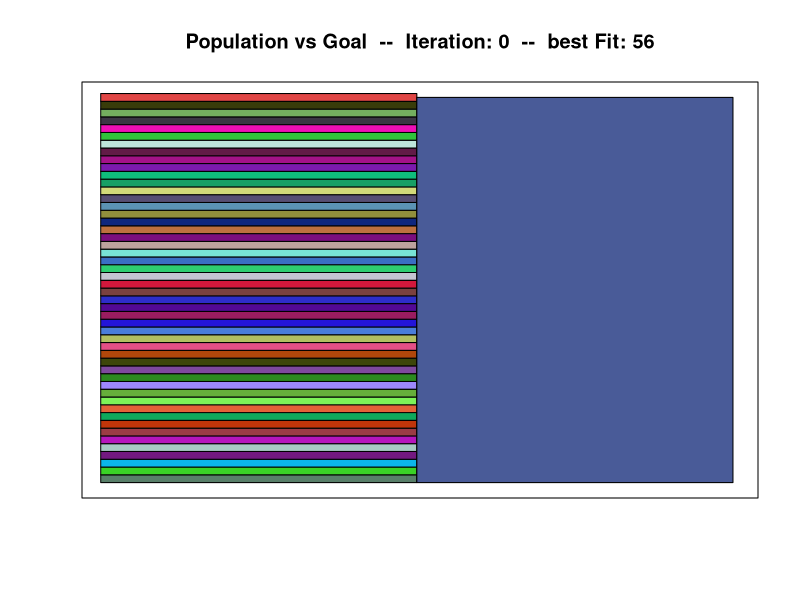
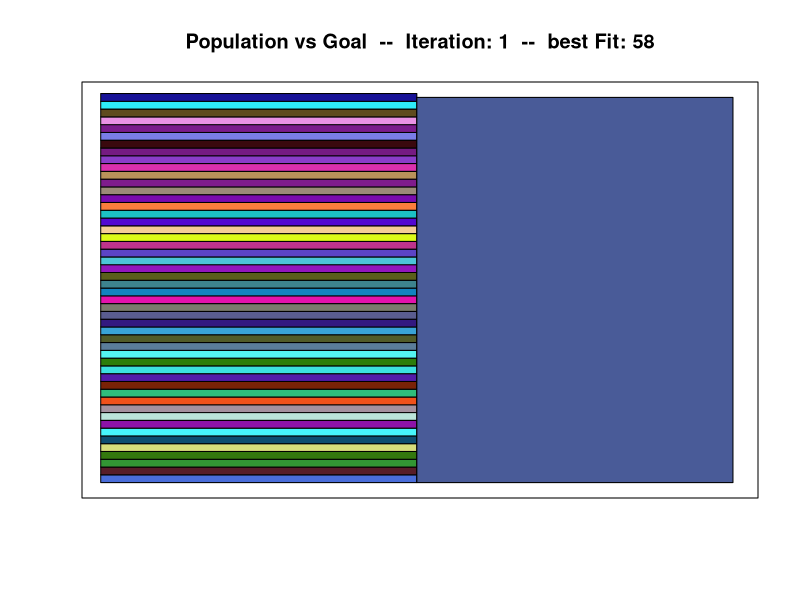
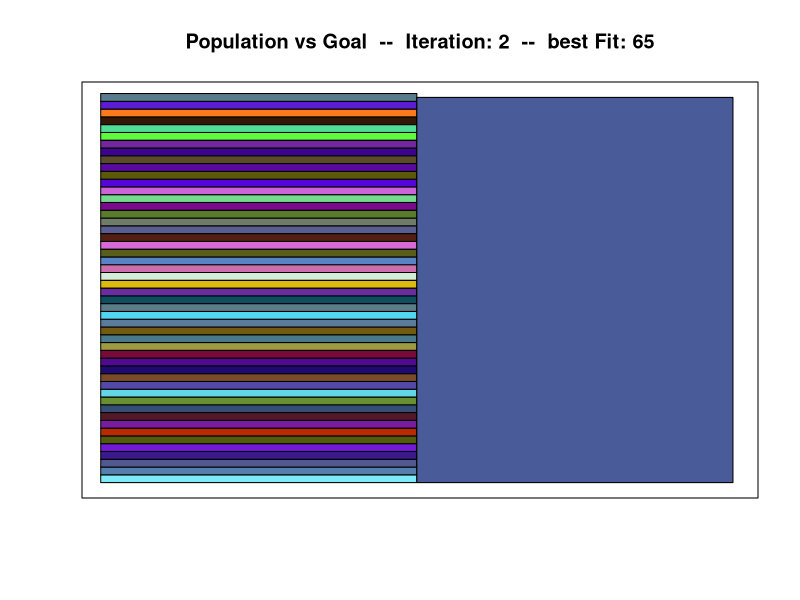
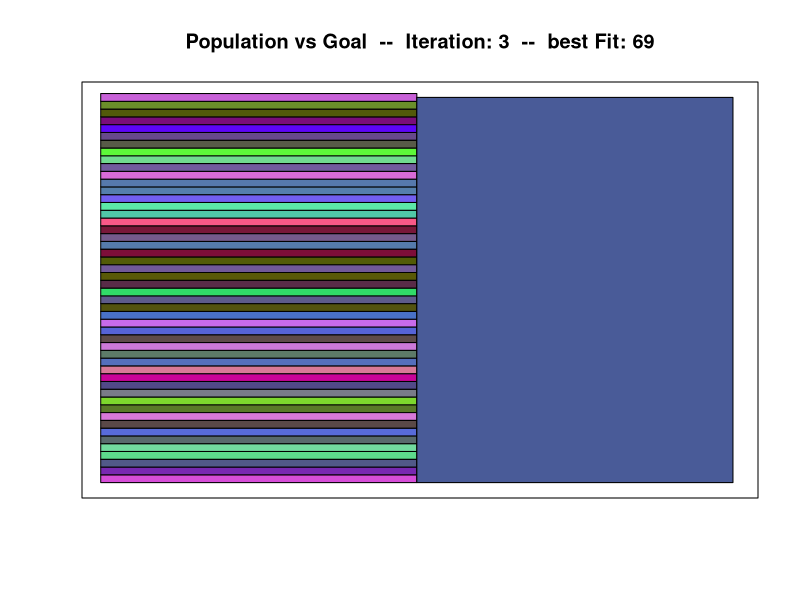
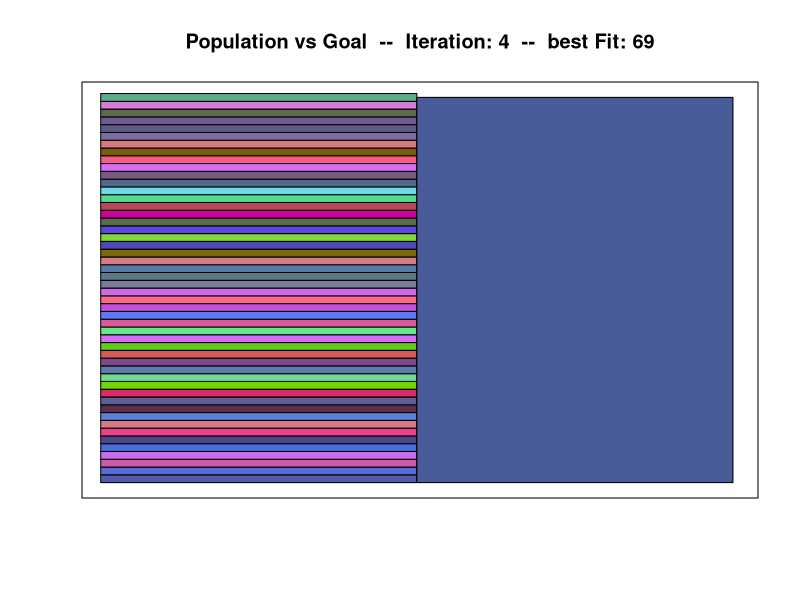
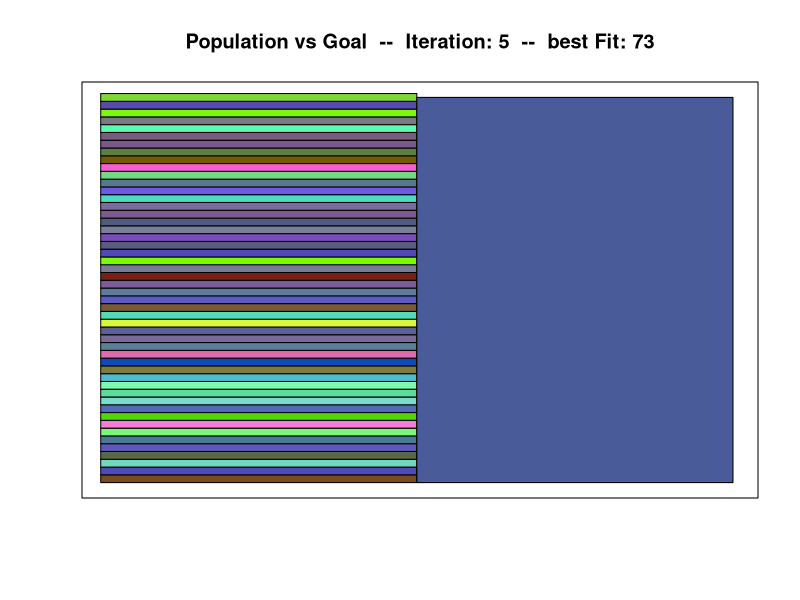
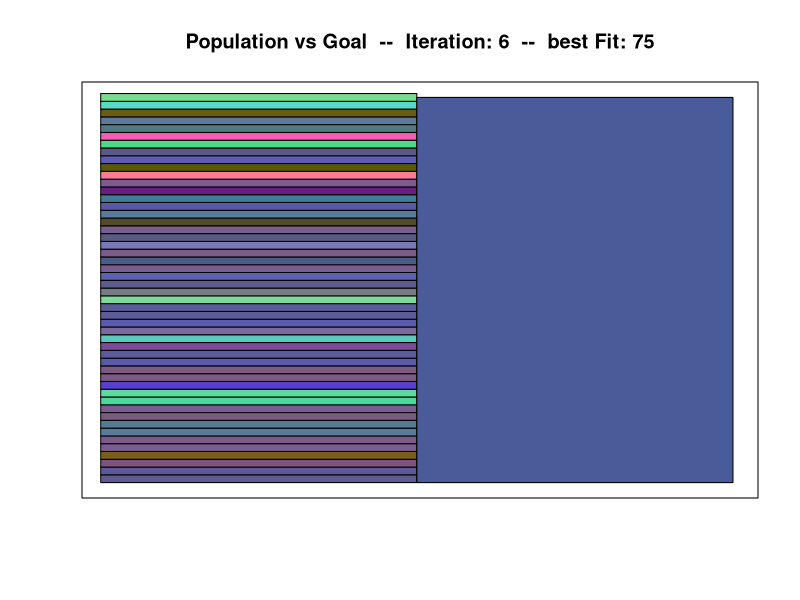
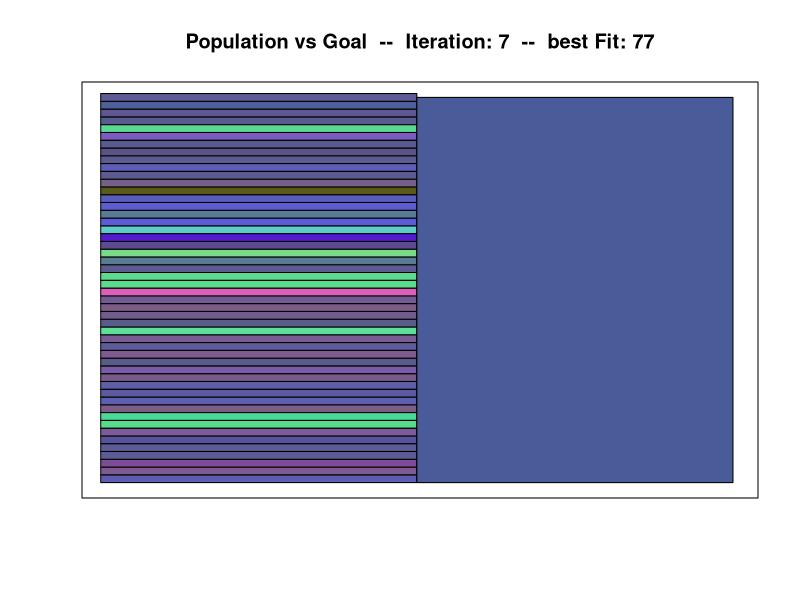

Write the R code that produced these figures, in order.

# resources: http://www.theprojectspot.com/tutorial-post/creating-a-genetic-algorithm-for-beginners/3

#' 1) initialize population with random attributes / parameters / genes
#' 2) evaluate fitness and assign procreation probability
#' 3) selection for procreation -- fittest have best probability of procreation
#' 4) crossover: blend the attributes of the parents to create a child
#' 5) mutation: allow for slight random variation in addition to blending
#' 6) repeat until we hit a termination clause / statement
#' 
#' Termination can be brought on by achieving a goal we set, hitting a
#' maximum number of iterations we set, or hitting a number of rounds without
#' a certain threshold of improvement
#' 
#' 
#' Eventually I'd like to rework this to be numeric values. That would open us up to more
#' mutation possibilities. But for now, the bits are pretty cool because they act more
#' like "genes"
#' 


################################################################################################
# Function Definitions for genetic algorithm ===================================================


# for creating a single individual:
generate_individual <- function(indi_size = 63) {
    random_numbs <- runif(indi_size, min = 0.0001, max = 1)
    temp_indi <- paste0(sapply(random_numbs, round), collapse='')
    return(temp_indi)
}



# for generating a population of individuals (still need to specify individual's size):
generate_population <- function(pop_size, indi_size) {
    pop <- character(pop_size)
    for(i in 1:pop_size) {
        temp_indi <- generate_individual(indi_size)
        pop[i] <- temp_indi
    }
    return(pop)
}



# calculate fitness for a single individual:
calc_fitness <- function(indi, solu) {
    indi_split <- strsplit(indi, '')[[1]]
    solu_split <- strsplit(solu, '')[[1]]
    fitness <- 0
    for(i in 1:length(indi_split)) {
        if(indi_split[i] == solu_split[i]) {
            fitness <- fitness + 1
        }
    }
    return(fitness)
}



# finds the fittest individual within a population of individuals
find_fittest <- function(pop, solu) {
    
    # what is the max fitness of this group and how many have that value
    all_fit_list <- sapply(pop, calc_fitness, solu=solu)
    max_fit <- max(all_fit_list)
    numb_fittest <- sum(all_fit_list == max_fit)
    
    # figure out the indeces where these exist
    fittest_indx <- which(all_fit_list == max_fit)
    
    # resolve ties if there are any (should only return single individual)
    if(numb_fittest > 1) {
        fittest_indi_indx <- round(sapply(1, runif, min=1, max=numb_fittest))
        single_fittest_indx <- fittest_indx[fittest_indi_indx]
        fittest_indi <- pop[single_fittest_indx]
    } else {
        fittest_indi <- pop[fittest_indx]
    }
    return(c(fittest_indi, as.integer(max_fit)))
}



# optional function for mutation of individuals:
mutate_indi <- function(indi, mutation_rate) {
    indi_chars <- strsplit(indi, '')[[1]]
    rand_nums <- runif(nchar(indi), min=0, max=1)
    mutation_indx <- which(rand_nums <= mutation_rate)
    indi_chars[mutation_indx]
    mutate_1_to_0_indx <- mutation_indx[indi_chars[mutation_indx] == '1']
    mutate_0_to_1_indx <- mutation_indx[indi_chars[mutation_indx] == '0']
    indi_chars[mutate_1_to_0_indx] <- '0'
    indi_chars[mutate_0_to_1_indx] <- '1'
    
    new_indi <- paste0(indi_chars, collapse='')
    return(new_indi)
}



# conduct a tournament:
run_tournament <- function(pop, solu, tourney_size=5, verbose=F) {
    # take a sample of size tourney_size of the population pop and find the fittest 
    pop_size <- length(pop)
    rand_indi_indx <- round(sapply(rep(1, tourney_size), runif, min=1, max=pop_size))
    tourney_pop <- pop[rand_indi_indx]
        if(verbose) {print(tourney_pop)}
    winner_results <- find_fittest(tourney_pop, solu)
        if(verbose) {print(winner_results)}
    tourney_winner <- winner_results[[1]]
    return(tourney_winner)
}



# crossover genes -- this is the mating activity where 2 individuals create a child:
conduct_crossover <- function(indi1, indi2) {
    use_indi1_gene <- as.logical(round(sapply(rep(1, nchar(indi1)), runif, min=0.0001, max=1)))
    child_indi <- character(nchar(indi1))
    child_indi[use_indi1_gene] <- strsplit(indi1, '')[[1]][use_indi1_gene]
    child_indi[!use_indi1_gene] <- strsplit(indi2, '')[[1]][!use_indi1_gene]
    child_indi <- paste0(child_indi, collapse="")
    return(child_indi)
}



# generate the next generation population -- combine several functions to create child generation
evolve_generation <- function(population, solution, mutate_rate) {
    child_gen <- character(length(population))
    for(i in 1:length(population)) {
        winner1 <- run_tournament(pop = population, solu = solution, verbose = F)
        winner2 <- run_tournament(pop = population, solu = solution, verbose = F)
        child_of_winners <- conduct_crossover(winner1, winner2)
        child_of_winners <- mutate_indi(child_of_winners, mutation_rate = mutation_rate)
        child_gen[i] <- child_of_winners
    }
    return(child_gen)
}


################################################################################################
# helper functions for plotting population against solution ==================================

# convert a binary character string to RGB color vector (0-1 scale of values)
indi_to_color <- function(indi) {
    # this function takes in an individual binary character string and returns RGB values
    if(nchar(indi) %% 3 != 0) {
        stop("Error: please us an individual character size that is 
             divisible by three (for splitting into RGB values)")
    }
    rgb_max_chars <- nchar(indi) / 3
    rgb_max <- strtoi(paste0(rep(1, times=rgb_max_chars), collapse = ''), base=2)
    redbin <- substr(indi, 1, rgb_max_chars)
    greenbin <- substr(indi, (rgb_max_chars + 1), rgb_max_chars * 2)
    bluebin <- substr(indi, ((rgb_max_chars*2)+1), rgb_max_chars * 3)  
    redval <- round(strtoi(redbin, base=2) / rgb_max, digits=3)
    greenval <- round(strtoi(greenbin, base=2) / rgb_max, digits=3)
    blueval <- round(strtoi(bluebin, base=2) / rgb_max, digits=3)
    
    return(c(redval, greenval, blueval))
    }



# plot the population of individuals against the goal solution
plot_pop_against_goal <- function(pop, goal, iteration='', fitness='') {
    # initialize our starting y point and how much we should increment
    start_y <- 1
    increment_y <- 100 / length(pop)
    plot(x=-5, y=-5, xlim=c(1, 100), ylim=c(1, 100), xlab='', ylab='', xaxt='n', yaxt='n', 
         main=paste0('Population vs Goal  --  Iteration: ', iteration, '  --  best Fit: ', fitness))
    
    for(i in 1:length(pop)) {
        temp_rgbs <- indi_to_color(pop[i])
        rect(xleft=0, xright=50, ybottom=start_y, ytop=(start_y + increment_y), 
             col=rgb(temp_rgbs[1], temp_rgbs[2], temp_rgbs[3]))
        start_y <- start_y + increment_y
    }
    
    solution_rgb <- indi_to_color(goal)
    rect(xleft=50, xright=100, ybottom=1, ytop=100, col=rgb(solution_rgb[1], solution_rgb[2], solution_rgb[3]))
}



################################################################################################
# main =====

# set up our environment
population_size <- 50
solution <- generate_individual(indi_size = 90)
individual_size <- nchar(solution)
mutation_rate <- 0.02  # 0.01 means 1% chance for each gene in an individual to flip
crossover <- 0.5  # 0.5 takes half from each parent
tourney_size <- 4


# set termination flags for our while loop
iterations <- 0
max_iterations <- 500
goal <- 285



# generate initial population and view it
pop_main <- generate_population(pop_size=population_size, indi_size=individual_size)
pop_main



# inspect fitness of initial, random population
current_results <- find_fittest(pop_main, solution)
print(current_results)
current_fit <- as.integer(current_results[[2]])





# plot the starting generation (basically the "do" of a "do-while")
plot_pop_against_goal(pop=pop_main, goal=solution, iteration=iterations, fitness=current_fit)
iterations <- iterations + 1


# keep looping until we hit a termination (very unlikely we will hit termination at first)
if(current_fit >= goal) {
    print('No need to continue, we met our goal on our first population!')
} else {
    
    # evolve generation
    while(iterations < max_iterations & current_fit < goal) {
        pop_main <- evolve_generation(population = pop_main, solution = solution, mutate_rate = mutate_rate)
        current_results <- find_fittest(pop_main, solution)
        print(current_results)
        current_fit <- as.integer(find_fittest(pop_main, solution)[[2]])
        plot_pop_against_goal(pop=pop_main, goal=solution, iteration=iterations, fitness=current_fit)
        
        iterations <- iterations + 1
    }
}




